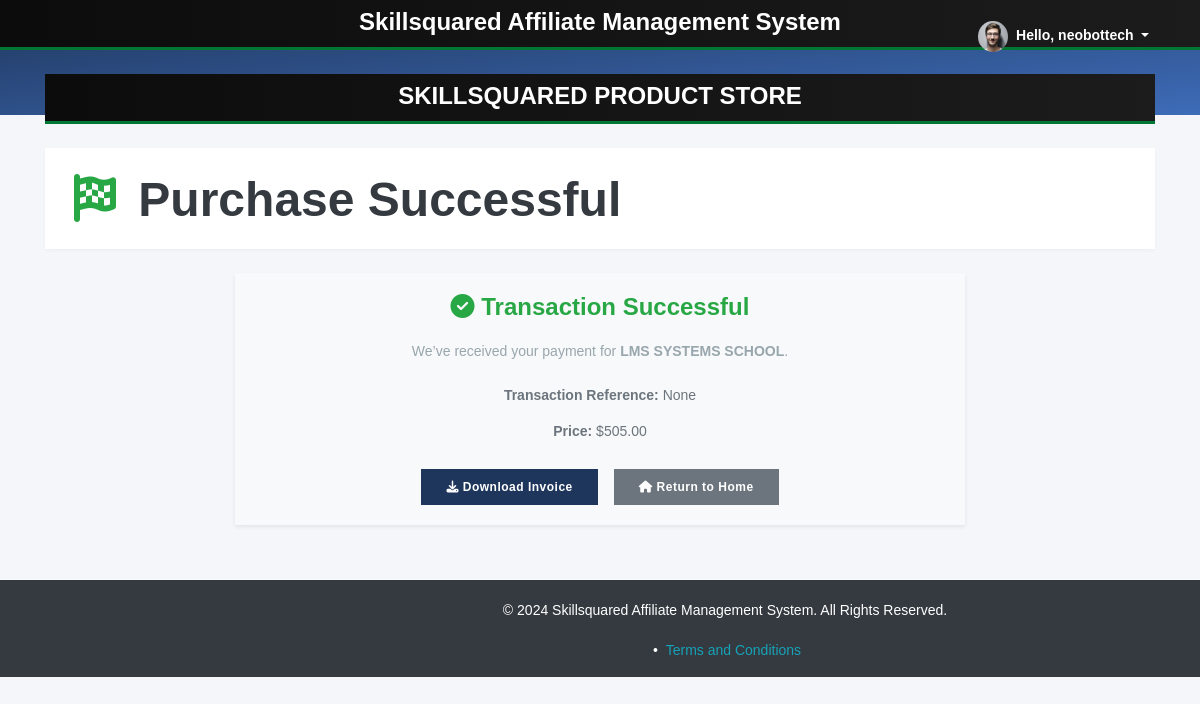
/payments/success/ (signed in), run on the app's committed database.
### users/models.py (models this page shows, shortened)
class CustomUser(AbstractUser):
    full_name = models.CharField(max_length=255, null=True, blank=True)
    USER_TYPES = (
        ('admin', 'Admin'),
        ('affiliate', 'Affiliate'),
    )
    user_type = models.CharField(max_length=10, choices=USER_TYPES, default='affiliate')

### products/models.py (models this page shows, shortened)
class ProductPurchase(models.Model):
    product = models.ForeignKey('Product', on_delete=models.CASCADE)
    affiliate = models.ForeignKey('affiliates.Affiliate', on_delete=models.SET_NULL, null=True, blank=True)
    client_email = models.EmailField()
    amount = models.DecimalField(max_digits=10, decimal_places=2)
    purchased_at = models.DateTimeField(auto_now_add=True)
    commission_earned = models.DecimalField(max_digits=10, decimal_places=2, default=0.0)
    paystack_reference = models.CharField(max_length=100, unique=True, null=True, blank=True)
    is_paid = models.BooleanField(default=False)

class Product(models.Model):
    CATEGORY_CHOICES = [
        ('health', 'Health'),
        ('e-commerce', 'E-Commerce'),
        ('cms', 'CMS'),
        ('legal', 'Legal'),
        ('education', 'Education'),
        ('others', 'Others'),
    ]
    name = models.CharField(max_length=255)
    description = models.TextField()
    price = models.DecimalField(max_digits=10, decimal_places=2, verbose_name="Default Price")
    default_commission = models.CharField(
        max_length=50,
        verbose_name="Default Commission",
        help_text="Comma-separated percentages, e.g., 5%, 2%",
        validators=[RegexValidator(r'^(\d+%,?)+$', 'Enter valid comma-separated percentages.')]
    )
    category = models.CharField(max_length=50, choices=CATEGORY_CHOICES, default='others')
    status = models.BooleanField(default=True, verbose_name="Active Status")
    sales_note = models.TextField(null=True, blank=True, help_text="Noted when sales occur")
    keywords = models.TextField(help_text="Keywords to describe the product for search optimization")
    image = models.ImageField(upload_to='products/', null=True, blank=True)
    created_at = models.DateTimeField(auto_now_add=True)
    updated_at = models.DateTimeField(auto_now=True)

### products/views.py (the view)
# urls.py: path('success/', PurchaseSuccessView.as_view(), name='purchase_success'),
class PurchaseSuccessView(View):
    def get(self, request, *args, **kwargs):
        purchase_id = request.session.get("purchase_id")
        if not purchase_id:
            return render(request, "products/payment_failed.html", {"error": "Purchase not found."})
        purchase = get_object_or_404(ProductPurchase, id=purchase_id)
        product = purchase.product
        context = {
            "purchase": purchase,
            "product": product,
        }
        return render(request, "products/purchase_success.html", context)

### templates/products/purchase_success.html (shortened to what this page needs)
{% extends 'minimal_base.html' %}
{% load static %}
{% block content %}
<div class="header-placeholder" style="height: 50px; background: linear-gradient(90deg, #0c0c0c, #1c1c1c); border-bottom: 3px solid #007733;">
    <h4 class="text-center text-white py-2 font-weight-bold">SKILLSQUARED PRODUCT STORE</h4>
</div>
<div class="section">
    <div class="section-header text-center my-4">
        <h1 class="text-dark font-weight-bold" style="font-size: 3rem;">
            <i class="fa fa-fw fa-flag-checkered text-success"></i> Purchase Successful
        </h1>
    </div>
    <div class="section-body">
        <div class="row justify-content-center">
            <div class="col-md-8 text-center">
                <div class="card shadow-sm border-0" style="background-color: #f8f9fa;">
                    <div class="card-body">
                        <h4 class="text-success font-weight-bold mb-3">
                            <i class="fa fa-check-circle"></i> Transaction Successful
                        </h4>
                        <p class="text-muted">We’ve received your payment for <strong>{{ purchase.product.name }}</strong>.</p>
                        <p class="mb-2"><strong>Transaction Reference:</strong> {{ purchase.paystack_reference }}</p>
                        <p class="mb-3"><strong>Price:</strong> ${{ purchase.amount }}</p>
                        <div class="d-flex justify-content-center mt-4">
                            <a href="{% url 'invoice_download' purchase.id %}" class="btn btn-primary mx-2 px-4">
                                <i class="fa fa-download"></i> Download Invoice
                            </a>
                            <a href="{% url 'home' %}" class="btn btn-secondary mx-2 px-4">
                                <i class="fa fa-home"></i> Return to Home
                            </a>
                        </div>
                    </div>
                </div>
            </div>
        </div>
    </div>
</div>
{% endblock %}

### templates/minimal_base.html (shortened to what this page needs)
{% load static %}
<!DOCTYPE html>
<html lang="en">
<head>
    <link rel="stylesheet" href="{% static 'css/bootstrap.min.css' %}">
    <link rel="stylesheet" href="{% static 'css/style.css' %}">
</head>
<body>
    <div class="navbar-bg"></div>
    <nav class="navbar navbar-expand-lg main-navbar">
        <div class="container">
            <ul class="navbar-nav navbar-right ml-auto">
                {% if user.is_authenticated %}
                <li class="dropdown">
                    <a href="#" data-toggle="dropdown" class="nav-link dropdown-toggle nav-link-lg nav-link-user">
                        <img alt="image" src="{% static 'assets/image/mbr_image_1.jpg' %}" class="rounded-circle mr-1">
                        <div class="d-sm-none d-lg-inline-block">Hello, {{ user.username }}</div>
                    </a>
                </li>
                {% endif %}
            </ul>
        </div>
    </nav>
    <div class="header-placeholder" style="height: 50px; background: linear-gradient(90deg, #0c0c0c, #1c1c1c); border-bottom: 3px solid #007733;">
        <h4 class="text-center text-white py-2 font-weight-bold">Skillsquared Affiliate Management System</h4>
    </div>
    <main class="container mt-4">
        {% block content %}{% endblock %}
    </main>
    <footer class="main-footer bg-dark text-white py-3 mt-4">
        <div class="container text-center">
            <p>&copy; 2024 Skillsquared Affiliate Management System. All Rights Reserved.</p>
            <div class="bullet"></div>
            <a href="javascript:;" class="text-info" data-toggle="modal" data-target="#termsModal">Terms and Conditions</a>
        </div>
    </footer>
</body>
</html>

### data on the page
CustomUser: username "neobottech"
ProductPurchase: product.name "LMS SYSTEMS SCHOOL", paystack_reference "None", amount "505.00"
